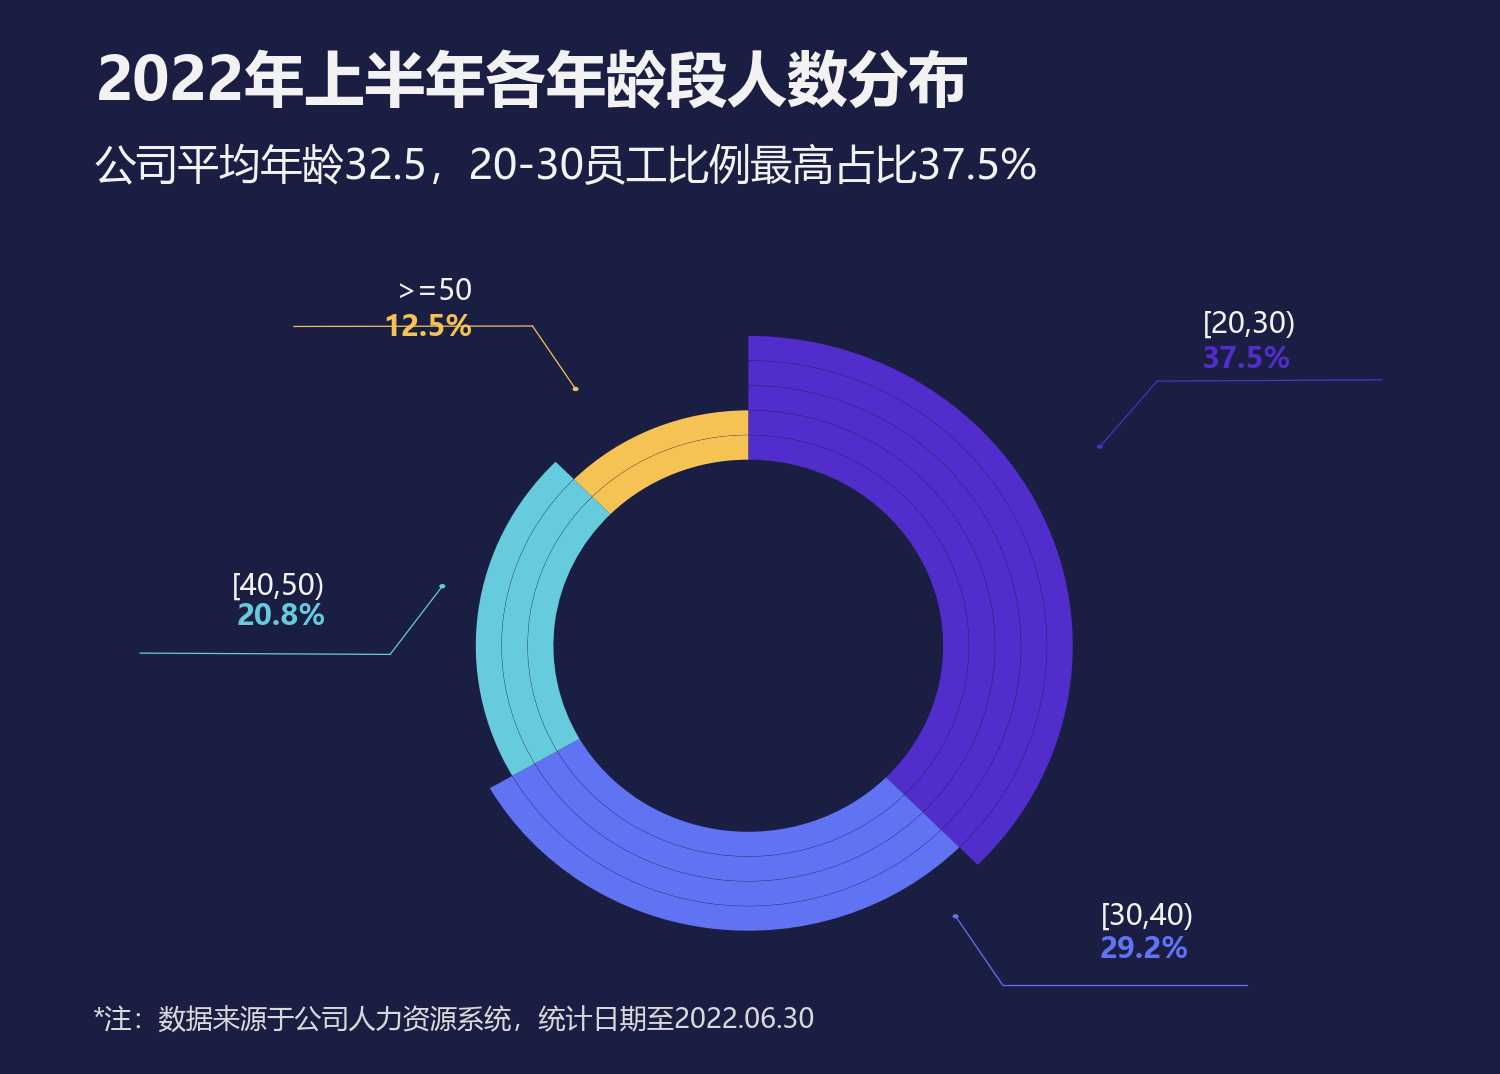

This figure's Python source:
# -*- coding: utf-8 -*-
"""20 南丁格尔圆环图 (依据 第二章 图表(后15).xlsx chart5.xml + drawing10.xml 精确复刻)

doughnutChart: 5环, holeSize=60%, 从内到外可见扇区递减(4→4→3→2→1)形成螺旋.
4扇区从12点顺时针. 椭圆环(随plotArea拉伸). 有引出线+数据标签+标题/副标题/注释.
"""
import matplotlib
matplotlib.use('Agg')
import matplotlib.pyplot as plt
import matplotlib.patches as mpatches
import matplotlib.lines as mlines
import numpy as np

plt.rcParams['font.sans-serif'] = ['Microsoft YaHei', 'SimHei', 'Arial Unicode MS']
plt.rcParams['axes.unicode_minus'] = False

BG = '#1A1E43'
TXT = '#F2F2F2'
TXT_DIM = '#D9D9D9'

# 扇区数据 (从12点顺时针)
categories = ['[20,30)', '[30,40)', '[40,50)', '>=50']
values = [0.375, 0.29166666666666669, 0.20833333333333334, 0.125]
colors = ['#512DCB', '#6073F3', '#66CBDD', '#F5C353']
pct_text = ['37.5%', '29.2%', '20.8%', '12.5%']

# 5环可见性 (True=可见, 从内到外)
ring_visible = [
    [True, True, True, True],   # Ring 0 (最内)
    [True, True, True, True],   # Ring 1
    [True, True, True, False],  # Ring 2
    [True, True, False, False], # Ring 3
    [True, False, False, False],# Ring 4 (最外, 有数据标签)
]

# 引出线 (dot_pt=圆环边缘圆点, diag_end=斜线终点/水平线起点, hline_end=水平线终点/标签端)
# figure坐标, Excel y从上往下. 从 drawing10.xml 完整变换链计算:
# cxnSp flip/rot -> group transform(chOff/chExt->off/ext) -> group rot180 -> chart fraction
leaders = [
    ((0.73322, 0.41601), (0.77141, 0.35495), (0.92131, 0.35373), '#512DCB', 0),  # [20,30) 右
    ((0.63707, 0.85319), (0.66843, 0.91710), (0.83151, 0.91710), '#6073F3', 1),  # [30,40) 右下
    ((0.29489, 0.54587), (0.26009, 0.60937), (0.09341, 0.60815), '#66CBDD', 2),  # [40,50) 左
    ((0.38372, 0.36228), (0.35501, 0.30366), (0.19597, 0.30407), '#F5C353', 3),  # >=50 左上
]

# 字号: 原图1027px/168dpi, 生成图1500px/150dpi → ×1.461
FS_TITLE = 29       # 18pt
FS_SUBTITLE = 20    # 12pt
FS_NOTE = 13        # 8pt
FS_LABEL = 14       # 9pt (区间标签)
FS_PCT = 14         # 9pt (百分比, 同字号但加粗)

# 图框比例 1027:735 = 1.397
fig = plt.figure(figsize=(10, 7.161), facecolor=BG)

# plotArea: x=0.28232, y=0.31258, w=0.43308, h=0.57743 (Excel坐标, y从上)
ax = fig.add_axes([0.28232220972378458, 1 - 0.31257832353285042 - 0.5774333878222413,
                    0.43307509638218294, 0.5774333878222413], facecolor=BG)
ax.set_xlim(-1, 1)
ax.set_ylim(-1, 1)
ax.axis('off')

# 画5环doughnut: holeSize=60%, 每环厚度=0.08, 加微小间隙增强阶梯感
n_rings = 5
r_min = 0.6
ring_gap = 0.001
ring_thickness = (1.0 - r_min) / n_rings - ring_gap  # 0.077

cum_angles = []
cum = 0
for v in values:
    cum_angles.append(cum)
    cum += v
cum_angles.append(cum)

for ring_idx in range(n_rings):
    r_inner = r_min + ring_idx * (ring_thickness + ring_gap)
    r_outer = r_inner + ring_thickness
    for seg_idx in range(4):
        if not ring_visible[ring_idx][seg_idx]:
            continue
        a_start = cum_angles[seg_idx] * 360.0
        a_end = cum_angles[seg_idx + 1] * 360.0
        theta2 = 90.0 - a_start
        theta1 = 90.0 - a_end
        ax.add_patch(mpatches.Wedge((0, 0), r_outer, theta1, theta2,
                                    width=ring_thickness,
                                    facecolor=colors[seg_idx],
                                    edgecolor='none', zorder=3))

# 画引出线(圆点→斜线→水平线) — 精确端点从 drawing10.xml 变换链计算
for (dx, dy), (bx, by), (lx, ly), color, idx in leaders:
    # 斜线: 圆点 → 折点
    line1 = mlines.Line2D([dx, bx], [1 - dy, 1 - by], color=color,
                          linewidth=0.6, transform=fig.transFigure, zorder=5)
    fig.lines.append(line1)
    # 水平线: 折点 → 标签端
    line2 = mlines.Line2D([bx, lx], [1 - by, 1 - ly], color=color,
                          linewidth=0.6, transform=fig.transFigure, zorder=5)
    fig.lines.append(line2)
    # 端点圆点
    dot = mpatches.Circle((dx, 1 - dy), 0.002, facecolor=color,
                          edgecolor='none', transform=fig.transFigure, zorder=6)
    fig.patches.append(dot)

# 数据标签 (位置从原图像素精确校准: 1027x735)
# (x, ha, cat_y_excel, pct_y_excel) — figure坐标, Excel y从上
label_text_pos = [
    (0.801, 'left',  0.302, 0.335),  # [20,30) 右
    (0.733, 'left',  0.853, 0.884),  # [30,40) 右下
    (0.217, 'right', 0.546, 0.574),  # [40,50) 左
    (0.315, 'right', 0.272, 0.305),  # >=50 左上
]

for i, (tx, ha, cat_y, pct_y) in enumerate(label_text_pos):
    color = colors[i]
    # 区间标签 (白色, 不加粗)
    fig.text(tx, 1 - cat_y, categories[i],
             fontsize=FS_LABEL, color=TXT, ha=ha, va='center',
             family='Microsoft YaHei')
    # 百分比 (扇区色+加粗)
    fig.text(tx, 1 - pct_y, pct_text[i],
             fontsize=FS_PCT, color=color, ha=ha, va='center',
             fontweight='bold', family='Microsoft YaHei')

# 标题
fig.text(0.064, 0.951, '2022年上半年各年龄段人数分布',
         fontsize=FS_TITLE, fontweight='bold', color=TXT,
         ha='left', va='top', family='Microsoft YaHei')
# 副标题 (增大与标题间距)
fig.text(0.063, 0.864, '公司平均年龄32.5，20-30员工比例最高占比37.5%',
         fontsize=FS_SUBTITLE, color=TXT,
         ha='left', va='top', family='Microsoft YaHei')

# 注释
fig.text(0.062, 0.064, '*注：数据来源于公司人力资源系统，统计日期至2022.06.30',
         fontsize=FS_NOTE, color=TXT_DIM,
         ha='left', va='top', family='Microsoft YaHei')

plt.savefig('20 南丁格尔圆环图.png', dpi=150, facecolor=BG)
print("已生成 20 南丁格尔圆环图.png")
